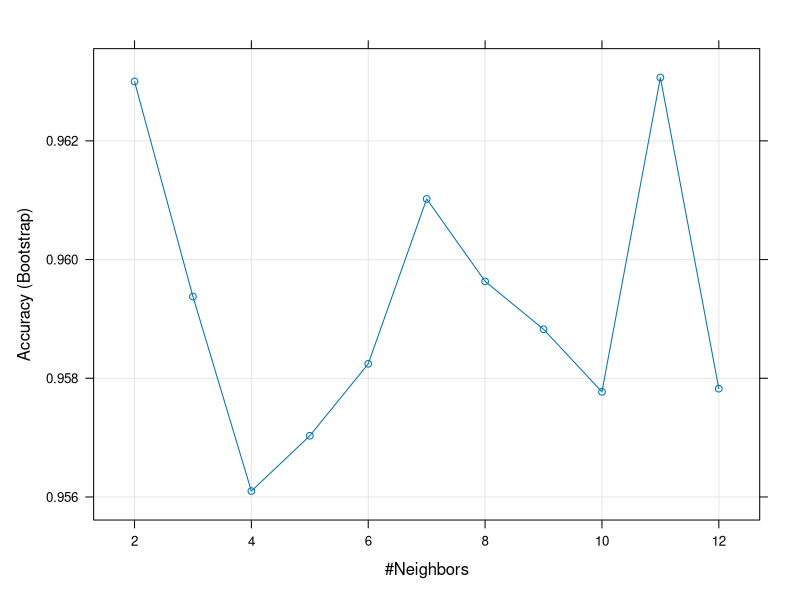
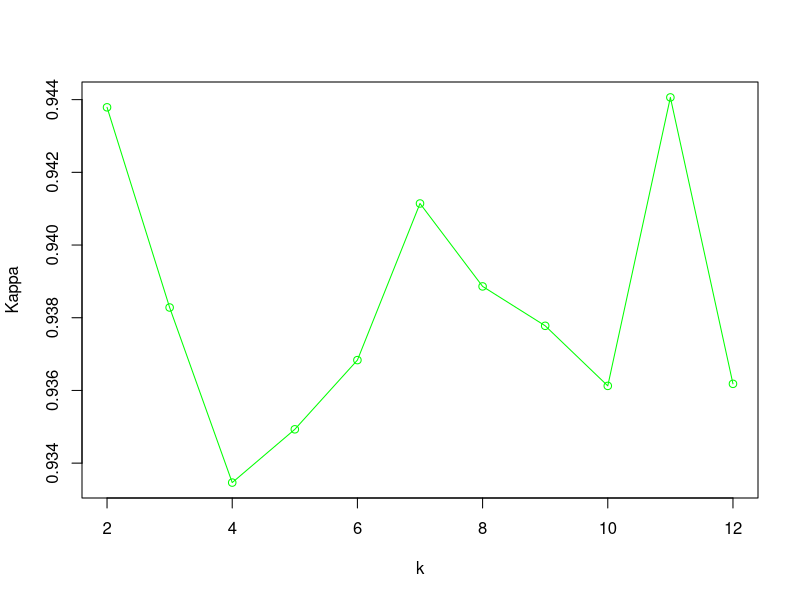

Write R code to recreate these figures, in order.
library(caret)
data(iris)
#-----------------INFO------------------
# dimenzije
print(dim(iris))
# imena stolpcev
print(colnames(iris))
# št pripadnikov vrste
print(table(iris["Species"]))
# osnovne informacije (min, max, kvartili, mediana, mean, ...)
print(summary(iris))
 
#----------------RAZDELITEV PODATKOV--------
# za razdelitefv VEDNO uporabiš narejene funckije. 
# TUkaj hočeš zajeti vse vrste - narediš partitio na Species
indeks_ucna = createDataPartition(iris$Species, p=4/5, list=FALSE)
ucna = iris[indeks_ucna,]  # list=FALSE, da se tukaj pri indeksiranju ne sesuje
testna = iris[-indeks_ucna,]  # negativen indeksi = vzemi vse razen njih

#------------UČENJE-----------

# KAKO POISKATI OPTIMALEN K ZA KNN ?  (glede na ucno al kaj)
    # funckija train(y_1 + ... + y_n ~x_1 + ... + x_p , data=, method = ) 
    # pripravi vse potrebno za učenje y(x) iz potakov data s pomočjo methode method,
    # pofita vsak model in ozračuna resampling based performance measure 

    # natrenirano = train(Species ~ Sepal.Width + Sepal.Length + Petal.Width + Petal.Length, data=ucna, method="knn")
    # kdo bo pa pisal vsa imena stolpcev na roke ...
    natrenirano = train(Species ~ ., data=ucna, method="knn")  # . = vsi stolpci v podatkih, razen ze omenjenih v formuli
    print(natrenirano)

# ROČNA UPORABA POLJUBNEGA K-JA
    # dokumentacija: natrenirano = train(Species ~ ., data=trainData, k=1, method="knn") - NE DELA
    # Uporabit moraš tuneGrid. Lahko se sprehodno čez 120 možnih k, pa poplotamo kappa (accuracy) v odvnisnosti od k
    natrenirano_rocno = train(Species ~ ., data=ucna, method="knn", tuneGrid = data.frame(k = 2:12))
    plot(natrenirano_rocno)
    plot(natrenirano_rocno$results$k, natrenirano_rocno$results$Kappa, type="o", col="green", xlab="k", ylab="Kappa")
# Hm, kaj pa sploh je Kappa ? ;)
# Pojasni, zakaj tocnost pade ko je k vse vecji --> bližaš se modelu, ki zmeraj vrne isto

#---------------NAPOVEDI--------

# VEDNO RABIŠ TRAIN NA UCNI, IN NEWDATA NA DISJUNKTNI TESTNI!!!!

napovedi = predict(natrenirano, newdata = testna)  # in ne natrenirano$finalModel
n_pravilnih = sum(napovedi == testna$Species)
print(sprintf("Tocnost modela na testni: %.3f", n_pravilnih / length(napovedi)))

#CHINA WAY:
sistem_te_laze = train(Species ~., data=testna, method = "knn")
ne_verjuj_sta_ti_kaze = predict(sistem_te_laze, newdata=testna)
n_kao_pravilnih = sum(sistem_te_laze == testna$Species)
print(sprintf("Če goljufamo, dobimo tako točnost:: %.3f", n_kao_pravilnih / length(sistem_te_laze)))